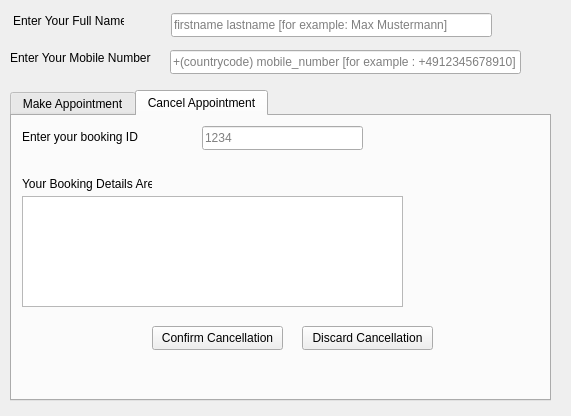
<?xml version="1.0" encoding="UTF-8"?>
<ui version="4.0">
 <class>Dialog</class>
 <widget class="QDialog" name="Dialog">
  <property name="geometry">
   <rect>
    <x>0</x>
    <y>0</y>
    <width>571</width>
    <height>416</height>
   </rect>
  </property>
  <property name="windowTitle">
   <string>SalonAppointment</string>
  </property>
  <widget class="QLabel" name="mobileNumlabel">
   <property name="geometry">
    <rect>
     <x>10</x>
     <y>50</y>
     <width>151</width>
     <height>16</height>
    </rect>
   </property>
   <property name="text">
    <string>Enter Your Mobile Number</string>
   </property>
  </widget>
  <widget class="QLineEdit" name="mobileNumEdit">
   <property name="geometry">
    <rect>
     <x>170</x>
     <y>50</y>
     <width>351</width>
     <height>24</height>
    </rect>
   </property>
   <property name="text">
    <string/>
   </property>
   <property name="placeholderText">
    <string>+(countrycode) mobile_number [for example : +4912345678910]</string>
   </property>
  </widget>
  <widget class="QLabel" name="fullname_label">
   <property name="geometry">
    <rect>
     <x>13</x>
     <y>13</y>
     <width>111</width>
     <height>16</height>
    </rect>
   </property>
   <property name="text">
    <string>Enter Your Full Name</string>
   </property>
  </widget>
  <widget class="QLineEdit" name="nameEdit">
   <property name="geometry">
    <rect>
     <x>171</x>
     <y>13</y>
     <width>321</width>
     <height>24</height>
    </rect>
   </property>
   <property name="text">
    <string/>
   </property>
   <property name="placeholderText">
    <string>firstname lastname [for example: Max Mustermann]</string>
   </property>
  </widget>
  <widget class="QTabWidget" name="chooseActionWidget">
   <property name="geometry">
    <rect>
     <x>10</x>
     <y>90</y>
     <width>541</width>
     <height>311</height>
    </rect>
   </property>
   <property name="currentIndex">
    <number>1</number>
   </property>
   <widget class="QWidget" name="makeAppTab">
    <attribute name="title">
     <string>Make Appointment</string>
    </attribute>
    <widget class="QWidget" name="makeAppWidget" native="true">
     <property name="enabled">
      <bool>true</bool>
     </property>
     <property name="geometry">
      <rect>
       <x>0</x>
       <y>0</y>
       <width>521</width>
       <height>281</height>
      </rect>
     </property>
     <widget class="QWidget" name="gridLayoutWidget">
      <property name="geometry">
       <rect>
        <x>0</x>
        <y>0</y>
        <width>521</width>
        <height>261</height>
       </rect>
      </property>
      <layout class="QGridLayout" name="makeAppLayout">
       <item row="5" column="0">
        <widget class="QPushButton" name="makeAppBtn">
         <property name="text">
          <string>Make Appointment</string>
         </property>
        </widget>
       </item>
       <item row="3" column="2">
        <widget class="QLabel" name="serviceslabel">
         <property name="text">
          <string>Select Services</string>
         </property>
        </widget>
       </item>
       <item row="1" column="2">
        <widget class="QDateTimeEdit" name="dateTimeEdit">
         <property name="minimumDateTime">
          <datetime>
           <hour>0</hour>
           <minute>0</minute>
           <second>0</second>
           <year>1752</year>
           <month>9</month>
           <day>14</day>
          </datetime>
         </property>
        </widget>
       </item>
       <item row="3" column="0">
        <widget class="QLabel" name="stylistlabel">
         <property name="text">
          <string>Select Stylist</string>
         </property>
        </widget>
       </item>
       <item row="1" column="0">
        <widget class="QLabel" name="dateTimelabel">
         <property name="text">
          <string>Select Date &amp; Time</string>
         </property>
        </widget>
       </item>
       <item row="4" column="2">
        <widget class="QListWidget" name="servicesList"/>
       </item>
       <item row="4" column="0">
        <widget class="QListWidget" name="stylistList"/>
       </item>
       <item row="5" column="2">
        <widget class="QPushButton" name="cancelBtn">
         <property name="text">
          <string>Cancel</string>
         </property>
        </widget>
       </item>
       <item row="0" column="0">
        <spacer name="verticalSpacer">
         <property name="orientation">
          <enum>Qt::Vertical</enum>
         </property>
         <property name="sizeHint" stdset="0">
          <size>
           <width>20</width>
           <height>40</height>
          </size>
         </property>
        </spacer>
       </item>
      </layout>
     </widget>
    </widget>
   </widget>
   <widget class="QWidget" name="cancelTab">
    <attribute name="title">
     <string>Cancel Appointment</string>
    </attribute>
    <widget class="QWidget" name="cancelAppWidget" native="true">
     <property name="geometry">
      <rect>
       <x>0</x>
       <y>10</y>
       <width>431</width>
       <height>251</height>
      </rect>
     </property>
     <widget class="QTableView" name="bookingDetailsTableView">
      <property name="geometry">
       <rect>
        <x>10</x>
        <y>70</y>
        <width>381</width>
        <height>111</height>
       </rect>
      </property>
     </widget>
     <widget class="QLabel" name="bookingNumLabel">
      <property name="geometry">
       <rect>
        <x>10</x>
        <y>0</y>
        <width>131</width>
        <height>21</height>
       </rect>
      </property>
      <property name="text">
       <string>Enter your booking ID</string>
      </property>
     </widget>
     <widget class="QPushButton" name="pushButton">
      <property name="geometry">
       <rect>
        <x>290</x>
        <y>200</y>
        <width>131</width>
        <height>24</height>
       </rect>
      </property>
      <property name="text">
       <string>Discard Cancellation</string>
      </property>
     </widget>
     <widget class="QPushButton" name="cancelAppButton">
      <property name="geometry">
       <rect>
        <x>140</x>
        <y>200</y>
        <width>131</width>
        <height>24</height>
       </rect>
      </property>
      <property name="text">
       <string>Confirm Cancellation</string>
      </property>
     </widget>
     <widget class="QLineEdit" name="bookingNumEdit">
      <property name="geometry">
       <rect>
        <x>190</x>
        <y>0</y>
        <width>161</width>
        <height>24</height>
       </rect>
      </property>
      <property name="text">
       <string/>
      </property>
      <property name="placeholderText">
       <string>1234</string>
      </property>
     </widget>
     <widget class="QLabel" name="bookingDetailsLabel">
      <property name="geometry">
       <rect>
        <x>10</x>
        <y>50</y>
        <width>130</width>
        <height>16</height>
       </rect>
      </property>
      <property name="text">
       <string>Your Booking Details Are</string>
      </property>
     </widget>
    </widget>
   </widget>
  </widget>
 </widget>
 <resources/>
 <connections/>
</ui>
